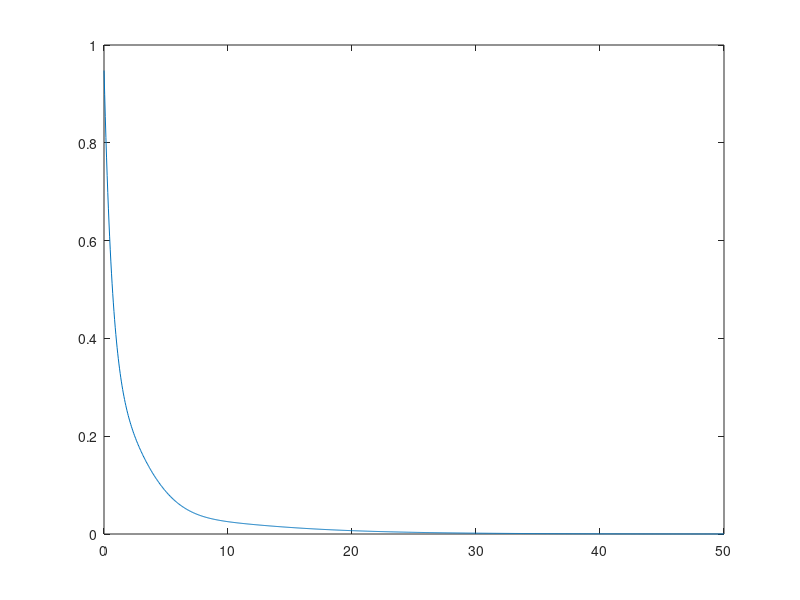

Reproduce this figure in MATLAB.
tic


%%%%%%%%%%%%%%%%%%%%%%%%%%%%%%%%%%%%%%%%%%%%%%%%%%%%%%%%%%%%%%%%%%%%%%%%%%
%%%%%%%%%%%%%%%%%%%%%%%%%%%%%%%% ATOM %%%%%%%%%%%%%%%%%%%%%%%%%%%%%%%%%%%%
%%%%%%%%%%%%%%%%%%%%%%%%%%%%%%%%%%%%%%%%%%%%%%%%%%%%%%%%%%%%%%%%%%%%%%%%%%
% Sistema de tres niveles
v3 = [1 0 0]';
v2 = [0 1 0]';
v1 = [0 0 1]';

% Operadores sistema tres niveles
Natom = 3;
sigma12 = v1*v2'; sigma21 = sigma12';
sigma23 = v2*v3'; sigma32 = sigma23';
sigma33 = v3*v3'; sigma11 = v1*v1';
Iatom = eye(Natom);

% Hamiltoniano del sistma de tres niveles (Referencia energia E2 = 0) 
w23 = 2; w12 = 3;
Hatom = w23*sigma33-w12*sigma11;

%%%%%%%%%%%%%%%%%%%%%%%%%%%%%%%%%%%%%%%%%%%%%%%%%%%%%%%%%%%%%%%%%%%%%%%%%%
%%%%%%%%%%%%%%%%%%%%%%%%%%%% CAVITY MODES %%%%%%%%%%%%%%%%%%%%%%%%%%%%%%%%
%%%%%%%%%%%%%%%%%%%%%%%%%%%%%%%%%%%%%%%%%%%%%%%%%%%%%%%%%%%%%%%%%%%%%%%%%%

% Numero de fotones (dos modos: a y b)
Na = 2;
Nb = 2;

% Frecuencia cavidades 
wa = 0.9*w12;
wb = 0.9*w23;

% Dimension espacio de Hilbert
dima = Na+1;
dimb = Nb+1;

% Operadores modos
Ia = eye(dima);
Ib = eye(dimb);

% operador de destruccion modo a
a = diag(sqrt(1:Na)',1);
b = diag(sqrt(1:Nb)',1);

Nmod_a = a'*a;
[Va,Da] = eig(Nmod_a);
n1_a = Va(:,Na);  % 1 foton

Nmod_b = b'*b;
[Vb,Db] = eig(Nmod_b);
n1_b = Vb(:,Nb);  % 1 foton

a = kron(a,Ib);
b = kron(Ia,b);

% Hamiltoniano cavidades
Nmod_a = a'*a; Nmod_b = b'*b;
Hcav = wa*Nmod_a + wb*Nmod_b;

%%%%%%%%%%%%%%%%%%%%%%%%%%%%%%%%%%%%%%%%%%%%%%%%%%%%%%%%%%%%%%%%%%%%%%%%%%
%%%%%%%%%%%%%%%%%%%%%%  HAMILTONIANO SISTEMA %%%%%%%%%%%%%%%%%%%%%%%%%%%%%
%%%%%%%%%%%%%%%%%%%%%%%%%%%%%%%%%%%%%%%%%%%%%%%%%%%%%%%%%%%%%%%%%%%%%%%%%%

% Constantes de acoplamiento atomo-cavidad
ga = 0.1*wa;
gb = 0.1*wb;

% Hamiltoniano del sistemas atomo-cavidad
H0 = kron(Hatom,kron(Ia,Ib))+kron(Iatom,Hcav);
Hcoupling = ga*(kron(sigma12,a')+kron(sigma21,a))+gb*(kron(sigma23,b')+kron(sigma32,b));
Hsys = H0+Hcoupling;

%%%%%%%%%%%%%%%%%%%%%%%%%%%%%%%%%%%%%%%%%%%%%%%%%%%%%%%%%%%%%%%%%%%%%%%%%%
%%%%%%%%%%%%%%%%%%%%%%%%  ECUACION MAESTRA %%%%%%%%%%%%%%%%%%%%%%%%%%%%%%%
%%%%%%%%%%%%%%%%%%%%%%%%%%%%%%%%%%%%%%%%%%%%%%%%%%%%%%%%%%%%%%%%%%%%%%%%%%

wmax = max(w23,w12);
wmin = min(w23,w12);


% Time vector
Nt = 1000;
tmin = 1e-2*1/wmax;
tmax = 1e+2*1/wmin;
dt = (tmax-tmin)/(Nt-1);
t = tmin:dt:tmax;

% Operador densidad estado inicial
rho_atom_0 = v2*v2';
rho_a_0 = n1_a*n1_a';
rho_b_0 = n1_b*n1_b';

% Estado inicial
rho_0 = kron(rho_atom_0,kron(rho_a_0,rho_b_0));
rho = rho_0;

% Perdidas atomicas
gamma12 = 0.01*ga;
gamma23 = 0.01*gb;

% Perdidas de las cavidades
eta_a = 2;
eta_b = eta_a;

% Perdidas de la cavidad
gamma_a = 0.01*4*ga^2/(eta_a*gamma12);
gamma_b = 0.01*4*gb^2/(eta_b*gamma23);

% Operadores en el espacio de Hilbert completo
a = kron(Iatom,a);
b = kron(Iatom,b);
sigma12 = kron(sigma12,kron(Ia,Ib));
sigma23 = kron(sigma23,kron(Ia,Ib));

% Observables
Tr_rho = zeros(size(t));
a_prom = zeros(size(t));

for j=1:Nt
    nk = 10;   % Iteraciones dentro del ciclo for para mejorar la precision numerica

    for k=1:nk
        
        % Perdidas de las cavidades
        La = gamma_a*(2*a*rho*a'-a'*a*rho-rho*(a')*a);
        Lb = gamma_b*(2*b*rho*b'-b'*b*rho-rho*(b')*b);
        
        % Perdidas atomicas
        L12 = gamma12*(2*sigma12*rho*(sigma12')-sigma12'*sigma12*rho-rho*(sigma12')*sigma12);
        L23 = gamma23*(2*sigma23*rho*(sigma23')-sigma23'*sigma23*rho-rho*(sigma23')*sigma23);
        
        % Evolucion del atomo libre
        L_atom = -1i*(Hsys*rho-rho*Hsys);
        
        L = L_atom + La + Lb + L12 + L23;
        rho_pred = rho + L*dt/nk;
        rho_m = 0.5*(rho+rho_pred);
        
        % Perdidas de las cavidades
        La = gamma_a*(2*a*rho_m*a'-a'*a*rho_m-rho_m*(a')*a);
        Lb = gamma_b*(2*b*rho_m*b'-b'*b*rho_m-rho_m*(b')*b);
        
        % Perdidas atomicas
        L12 = gamma12*(2*sigma12*rho_m*(sigma12')-sigma12'*sigma12*rho_m-rho_m*(sigma12')*sigma12);
        L23 = gamma23*(2*sigma23*rho_m*(sigma23')-sigma23'*sigma23*rho_m-rho_m*(sigma23')*sigma23);
        
        % Evolucion del atomo libre
        L_atom = -1i*(Hsys*rho_m-rho_m*Hsys);
        L = L_atom + La + Lb + L12 + L23;
        rho = rho + L*dt/nk;
        
    end
 
    % Traza operador densidad total
    %Tr_rho(j) = trace(rho);
    
    % Promedio operador a$
    a_prom(j) = trace((a')*a*rho);
    
    
end


figure(1)
box on
hold on
%plot(t,real(Tr_rho),'r--','Linewidth',1.5)
%plot(t,imag(Tr_rho),'b--','Linewidth',1.5)
plot(t,a_prom)
hold off
%xlabel('$\mbox{Time}$','Interpreter','LaTex','Fontsize', 21)
%ylabel('$\mbox{Tr}[\rho(t)]$','Interpreter','LaTex','Fontsize', 21)
%set(gca,'fontsize',21)
%legend({'$\mbox{real}$','$\mbox{imag}$'},'Interpreter','latex','Fontsize', 21,'Location','northeast')


toc